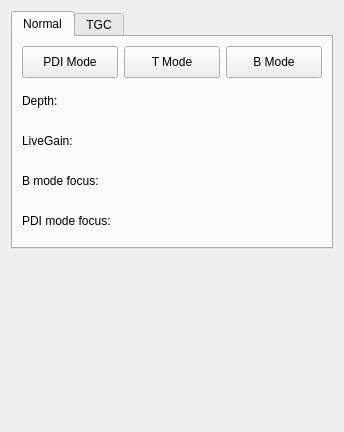
<?xml version="1.0" encoding="UTF-8"?>
<ui version="4.0">
 <class>ULSettingPanel</class>
 <widget class="qMRMLWidget" name="ULSettingPanel">
  <property name="geometry">
   <rect>
    <x>0</x>
    <y>0</y>
    <width>342</width>
    <height>432</height>
   </rect>
  </property>
  <property name="maximumSize">
   <size>
    <width>16777215</width>
    <height>920</height>
   </size>
  </property>
  <property name="styleSheet">
   <string notr="true"/>
  </property>
  <layout class="QVBoxLayout" name="verticalLayout">
   <item>
    <widget class="QTabWidget" name="tabWidget">
     <property name="currentIndex">
      <number>0</number>
     </property>
     <widget class="QWidget" name="tabWidgetPage1">
      <attribute name="title">
       <string>Normal</string>
      </attribute>
      <layout class="QVBoxLayout" name="verticalLayout_2">
       <item>
        <layout class="QHBoxLayout" name="horizontalLayout_2">
         <item>
          <widget class="QPushButton" name="btn_PDI">
           <property name="minimumSize">
            <size>
             <width>96</width>
             <height>32</height>
            </size>
           </property>
           <property name="maximumSize">
            <size>
             <width>96</width>
             <height>32</height>
            </size>
           </property>
           <property name="text">
            <string>PDI Mode</string>
           </property>
           <property name="checkable">
            <bool>true</bool>
           </property>
          </widget>
         </item>
         <item>
          <widget class="QPushButton" name="btn_TMod">
           <property name="minimumSize">
            <size>
             <width>96</width>
             <height>32</height>
            </size>
           </property>
           <property name="maximumSize">
            <size>
             <width>96</width>
             <height>32</height>
            </size>
           </property>
           <property name="text">
            <string>T Mode</string>
           </property>
           <property name="checkable">
            <bool>true</bool>
           </property>
          </widget>
         </item>
         <item>
          <widget class="QPushButton" name="btn_BMod">
           <property name="minimumSize">
            <size>
             <width>96</width>
             <height>32</height>
            </size>
           </property>
           <property name="maximumSize">
            <size>
             <width>96</width>
             <height>32</height>
            </size>
           </property>
           <property name="text">
            <string>B Mode</string>
           </property>
           <property name="checkable">
            <bool>true</bool>
           </property>
          </widget>
         </item>
        </layout>
       </item>
       <item>
        <layout class="QHBoxLayout" name="horizontalLayout_3">
         <item>
          <widget class="QLabel" name="label">
           <property name="text">
            <string>Depth:</string>
           </property>
          </widget>
         </item>
         <item>
          <widget class="ctkSliderWidget" name="ctkSliderWidget1"/>
         </item>
        </layout>
       </item>
       <item>
        <layout class="QHBoxLayout" name="horizontalLayout_4">
         <item>
          <widget class="QLabel" name="label_4">
           <property name="text">
            <string>LiveGain:</string>
           </property>
          </widget>
         </item>
         <item>
          <widget class="ctkSliderWidget" name="ctkSliderWidget1_3"/>
         </item>
        </layout>
       </item>
       <item>
        <widget class="QWidget" name="widget" native="true">
         <layout class="QHBoxLayout" name="horizontalLayout_17">
          <property name="leftMargin">
           <number>0</number>
          </property>
          <property name="topMargin">
           <number>0</number>
          </property>
          <property name="rightMargin">
           <number>0</number>
          </property>
          <property name="bottomMargin">
           <number>0</number>
          </property>
          <item>
           <layout class="QHBoxLayout" name="horizontalLayout_16">
            <item>
             <widget class="QLabel" name="label_11">
              <property name="text">
               <string>B mode focus:</string>
              </property>
             </widget>
            </item>
            <item>
             <widget class="ctkSliderWidget" name="ctkSliderWidget1_4"/>
            </item>
           </layout>
          </item>
         </layout>
        </widget>
       </item>
       <item>
        <widget class="QWidget" name="widget_6" native="true">
         <layout class="QHBoxLayout" name="horizontalLayout_20">
          <property name="leftMargin">
           <number>0</number>
          </property>
          <property name="topMargin">
           <number>0</number>
          </property>
          <property name="rightMargin">
           <number>0</number>
          </property>
          <property name="bottomMargin">
           <number>0</number>
          </property>
          <item>
           <layout class="QHBoxLayout" name="horizontalLayout_19">
            <item>
             <widget class="QLabel" name="label_13">
              <property name="text">
               <string>PDI mode focus:</string>
              </property>
             </widget>
            </item>
            <item>
             <widget class="ctkSliderWidget" name="ctkSliderWidget1_5"/>
            </item>
           </layout>
          </item>
         </layout>
        </widget>
       </item>
      </layout>
     </widget>
     <widget class="QWidget" name="tab">
      <attribute name="title">
       <string>TGC</string>
      </attribute>
      <layout class="QVBoxLayout" name="verticalLayout_3">
       <item>
        <layout class="QHBoxLayout" name="horizontalLayout_8">
         <item>
          <widget class="QLabel" name="label_2">
           <property name="text">
            <string>TGC1</string>
           </property>
          </widget>
         </item>
         <item>
          <widget class="QSlider" name="horizontalSlider">
           <property name="minimum">
            <number>-20</number>
           </property>
           <property name="maximum">
            <number>20</number>
           </property>
           <property name="pageStep">
            <number>1</number>
           </property>
           <property name="orientation">
            <enum>Qt::Horizontal</enum>
           </property>
          </widget>
         </item>
        </layout>
       </item>
       <item>
        <layout class="QHBoxLayout" name="horizontalLayout_9">
         <item>
          <widget class="QLabel" name="label_3">
           <property name="text">
            <string>TGC2</string>
           </property>
          </widget>
         </item>
         <item>
          <widget class="QSlider" name="horizontalSlider_2">
           <property name="minimum">
            <number>-20</number>
           </property>
           <property name="maximum">
            <number>20</number>
           </property>
           <property name="pageStep">
            <number>1</number>
           </property>
           <property name="orientation">
            <enum>Qt::Horizontal</enum>
           </property>
          </widget>
         </item>
        </layout>
       </item>
       <item>
        <layout class="QHBoxLayout" name="horizontalLayout_10">
         <item>
          <widget class="QLabel" name="label_5">
           <property name="text">
            <string>TGC3</string>
           </property>
          </widget>
         </item>
         <item>
          <widget class="QSlider" name="horizontalSlider_3">
           <property name="minimum">
            <number>-20</number>
           </property>
           <property name="maximum">
            <number>20</number>
           </property>
           <property name="pageStep">
            <number>1</number>
           </property>
           <property name="orientation">
            <enum>Qt::Horizontal</enum>
           </property>
          </widget>
         </item>
        </layout>
       </item>
       <item>
        <layout class="QHBoxLayout" name="horizontalLayout_11">
         <item>
          <widget class="QLabel" name="label_6">
           <property name="text">
            <string>TGC4</string>
           </property>
          </widget>
         </item>
         <item>
          <widget class="QSlider" name="horizontalSlider_4">
           <property name="minimum">
            <number>-20</number>
           </property>
           <property name="maximum">
            <number>20</number>
           </property>
           <property name="pageStep">
            <number>1</number>
           </property>
           <property name="orientation">
            <enum>Qt::Horizontal</enum>
           </property>
          </widget>
         </item>
        </layout>
       </item>
       <item>
        <layout class="QHBoxLayout" name="horizontalLayout_12">
         <item>
          <widget class="QLabel" name="label_7">
           <property name="text">
            <string>TGC5</string>
           </property>
          </widget>
         </item>
         <item>
          <widget class="QSlider" name="horizontalSlider_5">
           <property name="minimum">
            <number>-20</number>
           </property>
           <property name="maximum">
            <number>20</number>
           </property>
           <property name="pageStep">
            <number>1</number>
           </property>
           <property name="orientation">
            <enum>Qt::Horizontal</enum>
           </property>
          </widget>
         </item>
        </layout>
       </item>
       <item>
        <layout class="QHBoxLayout" name="horizontalLayout_13">
         <item>
          <widget class="QLabel" name="label_8">
           <property name="text">
            <string>TGC6</string>
           </property>
          </widget>
         </item>
         <item>
          <widget class="QSlider" name="horizontalSlider_6">
           <property name="minimum">
            <number>-20</number>
           </property>
           <property name="maximum">
            <number>20</number>
           </property>
           <property name="pageStep">
            <number>1</number>
           </property>
           <property name="orientation">
            <enum>Qt::Horizontal</enum>
           </property>
          </widget>
         </item>
        </layout>
       </item>
       <item>
        <layout class="QHBoxLayout" name="horizontalLayout_14">
         <item>
          <widget class="QLabel" name="label_9">
           <property name="text">
            <string>TGC7</string>
           </property>
          </widget>
         </item>
         <item>
          <widget class="QSlider" name="horizontalSlider_7">
           <property name="minimum">
            <number>-20</number>
           </property>
           <property name="maximum">
            <number>20</number>
           </property>
           <property name="pageStep">
            <number>1</number>
           </property>
           <property name="orientation">
            <enum>Qt::Horizontal</enum>
           </property>
          </widget>
         </item>
        </layout>
       </item>
       <item>
        <layout class="QHBoxLayout" name="horizontalLayout_15">
         <item>
          <widget class="QLabel" name="label_10">
           <property name="text">
            <string>TGC8</string>
           </property>
          </widget>
         </item>
         <item>
          <widget class="QSlider" name="horizontalSlider_8">
           <property name="minimum">
            <number>-20</number>
           </property>
           <property name="maximum">
            <number>20</number>
           </property>
           <property name="pageStep">
            <number>1</number>
           </property>
           <property name="orientation">
            <enum>Qt::Horizontal</enum>
           </property>
          </widget>
         </item>
        </layout>
       </item>
       <item>
        <widget class="QPushButton" name="pushButton">
         <property name="text">
          <string>Reset</string>
         </property>
        </widget>
       </item>
      </layout>
     </widget>
    </widget>
   </item>
   <item>
    <spacer name="verticalSpacer">
     <property name="orientation">
      <enum>Qt::Vertical</enum>
     </property>
     <property name="sizeHint" stdset="0">
      <size>
       <width>20</width>
       <height>40</height>
      </size>
     </property>
    </spacer>
   </item>
  </layout>
 </widget>
 <customwidgets>
  <customwidget>
   <class>ctkSliderWidget</class>
   <extends>QWidget</extends>
   <header>ctkSliderWidget.h</header>
   <container>1</container>
  </customwidget>
  <customwidget>
   <class>qMRMLWidget</class>
   <extends>QWidget</extends>
   <header>qMRMLWidget.h</header>
   <container>1</container>
  </customwidget>
 </customwidgets>
 <resources/>
 <connections/>
</ui>
